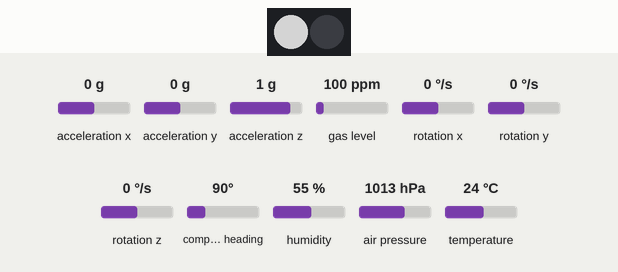
Simulated run of this sketch. Board: ESP8266 (NodeMCU). Parts: 2 RGB LEDs in strip order, left to right. The inputs (shaded band) are chosen by the test bench; at power-on: acceleration x 0 g, rotation x 0 °/s, compass heading 90°, air pressure 1013 hPa, acceleration y 0 g, acceleration z 1 g, gas level 100 ppm, rotation y 0 °/s, rotation z 0 °/s, humidity 55 %, temperature 24 °C. Dim RGB values are drawn brighter than linear; WiFi joins after 1.5 s; servers stay silent unless stated; no MQTT or app messages arrive unless stated; what the sketch prints to the serial monitor is not drawn.

Above: at 0.1 s.
At 1.6 s:
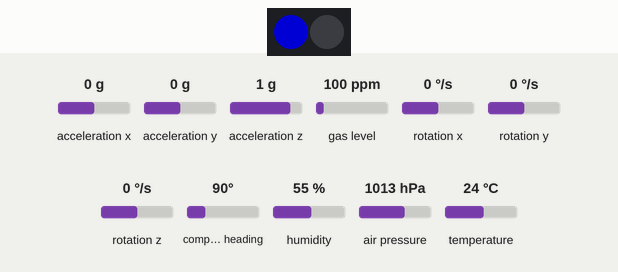
At 4.4 s:
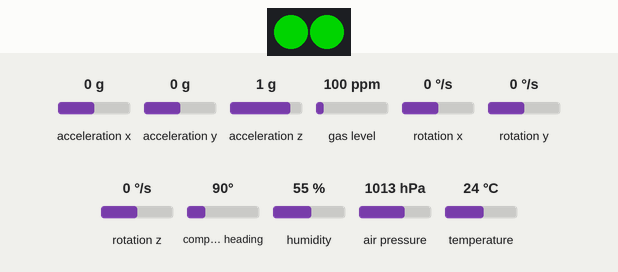
4.5 s: acceleration x set to -1.4 g
6.5 s: rotation x set to -192 °/s
17.0 s: compass heading set to 7°
22.1 s: air pressure set to 952 hPa
Timing chart, 0 to 25.1 s (numbered marks = the images above; inputs shaded):
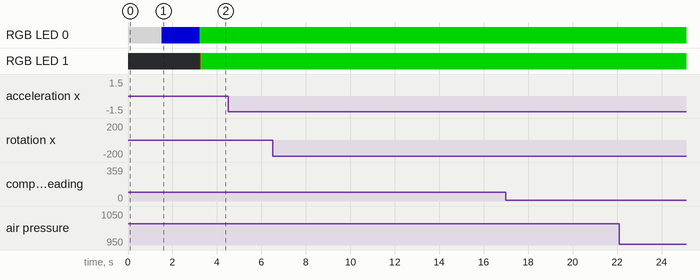

Measured:
- after the input at 4.5 s, every drawn part: stays the same
- after the input at 6.5 s, every drawn part: stays the same
- after the input at 17.0 s, every drawn part: stays the same
- after the input at 22.1 s, every drawn part: stays the same

The sketch:

bcx-octopus-mqtt.ino
```cpp
/*
 * This sketch tests the following sensors and actuators:
 * - WiFi MAC address
 * - ESP8266 power supply
 * - BME280 (if available)
 * - BME680 (if available)
 * - BNE055 (if available)
 *
 */

// Enable/disable sensor measurements if you want to
// Sensors enabled, but not found in the hardware will be ignored
#define ENABLE_VCC
#define ENABLE_A0 // Analog input - will be ignored if ENABLE_VCC is set
#define ENABLE_BME280
#define ENABLE_BME680
#define ENABLE_BNO055
#define ENABLE_NEOPIXEL

#include "settings.h"

WiFiClient wifi;
byte macAddress[6];

const bool enableBME280 = true;
const bool enableBME680 = true;
const bool enableBNO055 = true;
const bool enableNeoPixel = true;


void setup() {
  // put your setup code here, to run once:
    Serial.begin(115200);
    setupLights();

    while (!Serial);

    Serial.println("                             "); // print some spaces to let the Serial Monitor catch up
    Serial.println();
    Serial.println("--- Initializing Octopus --- ");
    printlnMsg("Reset reason", ESP.getResetReason());
    WiFi.macAddress(macAddress);
    printMsg("MAC address", "");
    Serial.printf("%02x:%02x:%02x:%02x:%02x:%02x\n",
        macAddress[0],
        macAddress[1],
        macAddress[2],
        macAddress[3],
        macAddress[4],
        macAddress[5]);

    showColor(0, 0, 0, 0, 0x80); // white
    WiFi.begin(ssid, password);
    printMsg("WiFi", "Connecting");
    while (WiFi.status() != WL_CONNECTED) {
        Serial.print(".");
        delay(500);
    }
    Serial.println();
    showColor(0, 0x80, 0x80, 0, 0); // yellow
    randomSeed(micros());
    printMsg("WiFi", "Connected. IP address: ");
    Serial.println(WiFi.localIP());
    showColor(0, 0, 0, 0x80, 0); // blue
    setupHub();
    setupSensors();
    showColor(0, 0, 0x80, 0, 0); // green
    Serial.println();

    Serial.println("--- Sensor Loop --- ");
}

void loop() {
    loopHub();
    loopSensors();
}
```

boschiothub.ino
```cpp
WiFiClientSecure wifiClient;
PubSubClient mqttClient(wifiClient);

/* Device Configuration */
char deviceId[100] ;
char mqttUsername[100];
char mqttTelemetryTopic[200];

void setupHub() {
    byte macAddress[6];

    WiFi.macAddress(macAddress);
    sprintf(deviceId, "octopus.%02x%02x", macAddress[4], macAddress[5]);
    sprintf(mqttUsername, "octopus.%02x%02x@%s", macAddress[4], macAddress[5], HUB_TENANT);
    sprintf(mqttTelemetryTopic, "telemetry/%s/%s", HUB_TENANT, deviceId);

    printMsg("Bosch IoT Hub", "Establishing connection. Device ID: ");
    Serial.print(deviceId);
    Serial.print(", username: ");
    Serial.println(mqttUsername);


    mqttClient.setServer(mqttBroker, mqttPort);
    if (!wifiClient.connect(mqttBroker, mqttPort)) {
        printlnMsg("Bosch IoT Hub", "Connect failed, will restart");
        /* Secure connection failed, start over */
        ESP.restart();
    } else {
        printlnMsg("Bosch IoT Hub", "Secure connection established");
    }
    if (!wifiClient.verify(mqttServerFingerprint, mqttBroker)) {
       printlnMsg("Bosch IoT Hub", "Failed to verify certificate, restarting");
       /* Verify failed, start over */
       ESP.restart();
    } else {
        printlnMsg("Bosch IoT Hub", "Server certificate verified");
    }
}


void loopHub() {
    if (!mqttClient.connected()) {
        printMsg("Bosch IoT Hub", "Broker login");
        showColor(1, 0x80, 0, 0, 0);
    }
    while (!mqttClient.connected())
    {
        Serial.print(".");
        /* If connected to the MQTT broker... */
        if (mqttClient.connect(deviceId, mqttUsername, mqttPassword))
        {
            Serial.println("OK");
        } else {
            /* otherwise wait for 1 second before retrying */
            delay(1000);
        }
    }
    showColor(1, 0, 0x80, 0, 0);
    mqttClient.loop();
}

void publishToHub(String payload) {
    printlnMsg("Bosch IoT Hub", payload);
    /* Publish all available data to the MQTT broker */
    if (!mqttClient.publish(mqttTelemetryTopic, payload.c_str())) {
            printlnMsg("Bosch IoT Hub", "Publish failed, if this happens repeatedly increase MQTT_MAX_PACKET_SIZE in PubSubClient.h");
    }
}

String sensorUpdateString(String featureName, float sensorValue, float minValue, float maxValue, String units) {
    String output = "{\"topic\": \"";
    output += THINGS_NAMESPACE;
    output += "/";
    output += deviceId;
    output += "/things/twin/commands/modify\",\"headers\": {\"response-required\": false},";
    output += "\"path\": \"/features/" + featureName + "/properties/status\", \"value\": {\"sensorValue\": " + sensorValue;
    output += ", \"minMeasuredValue\": ";
    output += minValue;
    output += ", \"maxMeasuredValue\": ";
    output += maxValue;
    output += ", \"sensorUnits\": \"";
    output += units;
    output += "\"}}";
    return output;
}

String sensor3dUpdateString(String featureName, float xValue, float yValue, float zValue, String units) {
    String output = "{\"topic\": \"";
    output += THINGS_NAMESPACE;
    output += "/";
    output += deviceId;
    output += "/things/twin/commands/modify\",\"headers\": {\"response-required\": true},";
    output += "\"path\": \"/features/" + featureName + "/properties/status\", \"value\": {\"xValue\": " + xValue;
    output += ", \"yValue\": ";
    output += yValue;
    output += ", \"zValue\": ";
    output += zValue;
    output += ", \"sensorUnits\": \"";
    output += units;
    output += "\"}}";
    return output;
}
```

helpers.ino
```cpp
void printMsg(const char * header, const String message) {
    Serial.printf("[%s] ", header);
    for (int i = 0; i < 14-strlen(header); i++) {
        Serial.print(" ");
    }
    Serial.print(message);
}

void printlnMsg(const char * header, const String message) {
    printMsg(header, message);
    Serial.println();
}
```

sensors.ino
```cpp
#ifdef ENABLE_BME280
Adafruit_BME280 bme280; // I2C
bool bme280Initialized = false;
#endif
#ifdef ENABLE_BME680
Adafruit_BME680 bme680; // I2C
bool bme680Initialized = false;
#endif
#ifdef ENABLE_BNO055
Adafruit_BNO055 bno055 = Adafruit_BNO055(55);
bool bno055Initialized = false;
Bno055Values bnoValues;
#endif

#ifdef ENABLE_NEOPIXEL
Adafruit_NeoPixel strip = Adafruit_NeoPixel(2, PIN_NEOPIXEL, NEO_GRBW + NEO_KHZ800);
#endif

unsigned long lastSensorUpdateMillis = 0;

// ---- Functions ----

void setupLights() {
#ifdef ENABLE_NEOPIXEL
    printlnMsg("Neopixel", "Initializing Neopixels");
    strip.begin();
    strip.show();
    // Initialize all pixels to 'off'
    strip.setPixelColor(0,0,0,0); // alle aus
    strip.setPixelColor(1,0,0,0);
    strip.show();
#endif
}

void setupSensors() {
    delay(1000); // give sensors some time to start up

 #ifdef ENABLE_BME280
    printMsg("Sensors", "Initializing BME280: ");
    if (bme280.begin()) {
        bme280Initialized = true;
        Serial.println("OK");
    } else {
        Serial.println("Not found");
    }
#endif
#ifdef ENABLE_BME680
    printMsg("Sensors", "Initializing BME680: ");
    if (bme680.begin(118)) {
        bme680.setTemperatureOversampling(BME680_OS_8X);
        bme680.setHumidityOversampling(BME680_OS_2X);
        bme680.setPressureOversampling(BME680_OS_4X);
        bme680.setIIRFilterSize(BME680_FILTER_SIZE_3);
        bme680.setGasHeater(320, 150); // 320*C for 150 ms
        bme680Initialized = true;
        Serial.println("OK");
    } else {
        Serial.println("Not found");
    }
#endif
#ifdef ENABLE_BNO055
    printMsg("Sensors", "Initializing BNO055: ");
    if (bno055.begin()) {
        bno055.setExtCrystalUse(true);
        bno055Initialized = true;
        Serial.println("OK");
    } else {
        Serial.println("Not found");
    }
#endif
    delay(500);
}

float getVcc () {
  return ESP.getVcc() / 1000.0;
}

// ---- Pretty-printing Functions ----

float humidityMin = 1E+20;
float humidityMax = 1E-20;
float humidity;
float tempMin = 1E+20;
float tempMax = 1E-20;
float temp;
float barometerMin = 1E+20;
float barometerMax = 1E-20;
float barometer;
float powerMin = 1E+20;
float powerMax = 1E-20;
float power;
float analogInMin = 1E+20;
float analogInMax = 1E-20;
float analogIn;

void loopSensors() {
    if (millis() - lastSensorUpdateMillis > sensorUpdateRateMS) {
        lastSensorUpdateMillis = millis();
        printSensors();
    }
    delay(loopDelay);
}

void printSensors () {
#ifdef ENABLE_VCC
    printMsg("VCC", "ESP8266 supply voltage: ");
    Serial.println(getVcc());
    power = getVcc();
    if (powerMin > power) {
        powerMin = power;
    }
    if (powerMax < power) {
        powerMax = power;
    }
    publishToHub(sensorUpdateString("Power_0", power, powerMin, powerMax, "V"));
#else
#ifdef ENABLE_A0
    printMsg("AnalogIn", "");
    Serial.println(analogRead(A0));
    analogIn = ((float) analogRead(A0)) * (5.0 / 1023.0);
    if (analogInMin < analogIn) {
        analogInMin = analogIn;
    }
    if (analogInMax > analogIn) {
        analogInMax = analogIn;
    }
    publishToHub(sensorUpdateString("AnalogInput_0", analogIn, analogInMin, analogInMax, "V"));
#endif
#endif


#ifdef ENABLE_BME280
    if (bme280Initialized) {
        printMsg("BME280", "");
        Serial.print("temp: ");
        Serial.print(bme280.readTemperature());
        Serial.print(" °C, pressure: ");
        Serial.print(bme280.readPressure() / 100.0F);
        Serial.print(" hPa, humidity: ");
        Serial.print(bme280.readHumidity());
        Serial.print(" %, altitude = ");
        Serial.print(bme280.readAltitude(SEALEVELPRESSURE_HPA));
        Serial.println(" m");
    }
#endif

#ifdef ENABLE_BME680
    if (bme680Initialized) {
        printMsg("BME680", "");
        if (!bme680.performReading()) {
            Serial.println("Sensor reading failure");
        } else {
            Serial.print("temp: ");
            Serial.print(bme680.temperature);
            Serial.print(" °C, pressure: ");
            Serial.print(bme680.pressure / 100.0);
            Serial.print(" hPa, humidity: ");
            Serial.print(bme680.humidity);
            Serial.print(" %, Gas: ");
            Serial.print(bme680.gas_resistance / 1000.0);
            Serial.print(" KOhms, altitude = ");
            Serial.print(bme680.readAltitude(SEALEVELPRESSURE_HPA));
            Serial.println(" m");


            humidity = bme680.humidity;
            if (humidityMin > humidity) {
                humidityMin = humidity;
            }
            if (humidityMax < humidity) {
                humidityMax = humidity;
            }
            publishToHub(sensorUpdateString("HumiditySensor_0", humidity, humidityMin, humidityMax, "%"));
            temp = bme680.temperature;
            if (tempMin > temp) {
                tempMin = temp;
            }
            if (tempMax < temp) {
                tempMax = temp;
            }
            publishToHub(sensorUpdateString("TemperatureSensor_0", temp, tempMin, tempMax, "°C"));
            barometer = bme680.pressure / 100.0;
            if (barometerMin > barometer) {
                barometerMin = barometer;
            }
            if (barometerMax < barometer) {
                barometerMax = barometer;
            }
            publishToHub(sensorUpdateString("Barometer_0", barometer, barometerMin, barometerMax, "hPa"));
        }
    }
#endif

#ifdef ENABLE_BNO055
    if (bno055Initialized) {
        uint8_t system, gyro, accel, mag = 0;
        // Only use values if calibration status > 0
        printMsg("BNO055", "Calibration status: Sys=");
        bno055.getCalibration(&system, &gyro, &accel, &mag);
        Serial.print(system, DEC);
        Serial.print(", Gyro=");
        Serial.print(gyro, DEC);
        Serial.print(", Accel=");
        Serial.print(accel, DEC);
        Serial.print(", Mag=");
        Serial.println(mag, DEC);

        printMsg("BNO055", "Ambient Temperature: ");
        int8_t bnoTemp = bno055.getTemp();
        Serial.print(bnoTemp);
        Serial.println("°C");

        imu::Vector<3> bnoAccel = bno055.getVector(Adafruit_BNO055::VECTOR_ACCELEROMETER);
        printMsg("BNO055", "Acceleration (m/s^2) x=");
        Serial.print(bnoAccel.x());
        Serial.print(", y=");
        Serial.print(bnoAccel.y());
        Serial.print(", z=");
        Serial.println(bnoAccel.z());

        imu::Vector<3> bnoEuler = bno055.getVector(Adafruit_BNO055::VECTOR_EULER);
        printMsg("BNO055", "Abs Orientation (°, Euler) x=");
        Serial.print(bnoEuler.x());
        Serial.print(", y=");
        Serial.print(bnoEuler.y());
        Serial.print(", z=");
        Serial.println(bnoEuler.z());

        imu::Vector<3> bnoGravity = bno055.getVector(Adafruit_BNO055::VECTOR_GRAVITY);
        printMsg("BNO055", "Gravity (m/s^2) x=");
        Serial.print(bnoGravity.x());
        Serial.print(", y=");
        Serial.print(bnoGravity.y());
        Serial.print(", z=");
        Serial.println(bnoGravity.z());

        imu::Vector<3> bnoGyro = bno055.getVector(Adafruit_BNO055::VECTOR_GYROSCOPE);
        printMsg("BNO055", "Angular velocity (rad/s) x=");
        Serial.print(bnoGyro.x());
        Serial.print(", y=");
        Serial.print(bnoGyro.y());
        Serial.print(", z=");
        Serial.println(bnoGyro.z());

        imu::Vector<3> bnoLinearAccel = bno055.getVector(Adafruit_BNO055::VECTOR_LINEARACCEL);
        printMsg("BNO055", "Linear Acceleration (m/s^2) x=");
        Serial.print(bnoLinearAccel.x());
        Serial.print(", y=");
        Serial.print(bnoLinearAccel.y());
        Serial.print(", z=");
        Serial.println(bnoLinearAccel.z());

        imu::Vector<3> bnoMagnet = bno055.getVector(Adafruit_BNO055::VECTOR_MAGNETOMETER);
        printMsg("BNO055", "Magnetic Field Strength (uT) x=");
        Serial.print(bnoMagnet.x());
        Serial.print(", y=");
        Serial.print(bnoMagnet.y());
        Serial.print(", z=");
        Serial.println(bnoMagnet.z());
        if (system > 0) {
            publishToHub(sensor3dUpdateString("Accelerometer_0", bnoAccel.x(), bnoAccel.y(), bnoAccel.z(), "m/s^2"));
            publishToHub(sensor3dUpdateString("AbsoluteOrientation_0", bnoEuler.x(), bnoEuler.y(), bnoEuler.z(), "°"));
            publishToHub(sensor3dUpdateString("Gravity_0", bnoGravity.x(), bnoGravity.y(), bnoGravity.z(), "m/s^2"));
            publishToHub(sensor3dUpdateString("AngularVelocity_0", bnoGyro.x(), bnoGyro.y(), bnoGyro.z(), "rad/s"));
            publishToHub(sensor3dUpdateString("LinearAcceleration_0", bnoLinearAccel.x(), bnoLinearAccel.y(), bnoLinearAccel.z(), "m/s^2"));
            publishToHub(sensor3dUpdateString("Magnetometer_0", bnoMagnet.x(), bnoMagnet.y(), bnoMagnet.z(), "uT"));
        } else {
            printlnMsg("BNO055", "Skipping update to hub, system calibration < 1");
        }

    }
#endif


    Serial.println();

}

void showColor(char led, char red, char green, char blue, char white) {
#ifdef ENABLE_NEOPIXEL
    strip.setPixelColor(led, red, green, blue, white);
    strip.show();
#endif
}
```

settings.h
```cpp
#include <PubSubClient.h>
#include <ESP8266WiFi.h>
#include <WiFiClientSecure.h>
#include <Adafruit_Sensor.h>  // Make sure you have the Adafruit Sensor library installed
#ifdef ENABLE_BME280
#include <Adafruit_BME280.h>  // Make sure you have the Adafruit BME280 library installed
#endif
#ifdef ENABLE_BME680
#include <Adafruit_BME680.h>  // Make sure you have the Adafruit BME680 library installed
#endif
#ifdef ENABLE_BNO055
#include <Adafruit_BNO055.h>  // Make sure you have the Adafruit BNO055 library installed
#include <utility/imumaths.h>
#endif
#ifdef ENABLE_NEOPIXEL
#include <Adafruit_NeoPixel.h> // Make sure you have the Adafruit NeoPixel library installed
#endif

// ---- Hardware Configuration ----

#ifdef ENABLE_VCC
ADC_MODE(ADC_VCC); // enable reading in VCC of ESP8266
#endif

const int sensorUpdateRateMS = 5000; // Print updated sensor value every 5 seconds
const int loopDelay = 100;

#define PIN_NEOPIXEL      13
#define SEALEVELPRESSURE_HPA (1013.25)

// ---- Network configuration ----

/* Bosch IoT Hub MQTT configuration */
#define HUB_TENANT "..."
#define THINGS_NAMESPACE "..."

const char* mqttBroker = "mqtt.bosch-iot-hub.com";
const int   mqttPort = 8883;
const char* mqttPassword = "...";
/* SHA-1 fingerprint of the server certificate of the MQTT broker, UPPERCASE and spacing */
const char* mqttServerFingerprint = "EE 6A DB 0F B7 C3 E1 7F B4 FB BB A2 95 C5 DC E1 4F FE B1 7F";

/* WiFi Configuration */
const char* ssid = "...";
const char* password = "...";


// ---- Data structures ----

struct Bno055Values {
    float orientationX;
    float orientationY;
    float orientationZ;
    uint8_t calibrationSys;
    uint8_t calibrationGyro;
    uint8_t calibrationAccel;
    uint8_t calibrationMag;
};
```
